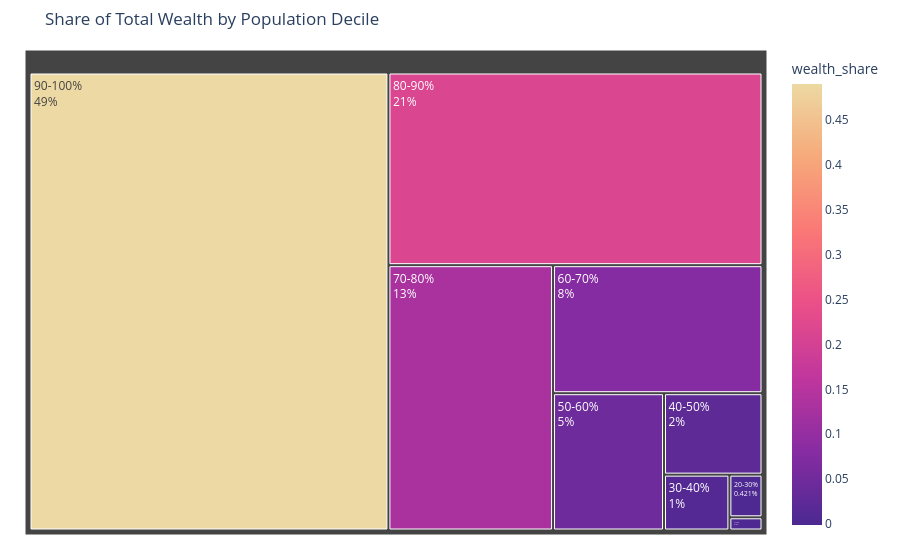

Notebook cell for this chart:
### Markdown cell above
But if we wish to amplify the impact of these insights visually, we can take a more graphical approach. This can, for instance be done using a so called *treemap plot*.

### Code cell
import plotly.express as px

# Aggregate wealth by decile
wealth_share_data = (
    wealth_df.groupby("decile", observed=False)["wealth"]
    .sum()
    .reset_index(name="wealth_sum")
)

# Convert to share of total wealth
wealth_share_data["wealth_share"] = (
    wealth_share_data["wealth_sum"] / wealth_share_data["wealth_sum"].sum()
)

wealth_share_data = wealth_share_data.rename(columns={
    "decile": "Percentile"
})

fig = px.treemap(
    wealth_share_data,
    path=["Percentile"],
    values="wealth_share",
    color="wealth_share",
    color_continuous_scale="Agsunset",
    title="Share of Total Wealth by Population Decile"
)

fig.update_traces(
    textinfo="label+percent entry",
    hovertemplate="<b>%{label}</b><br>Wealth share: %{value:.2%}<extra></extra>"
)

fig.update_layout(margin=dict(t=50, l=25, r=25, b=25))
fig

### Figure 1 — Plotly figure (JSON) as saved in the notebook; plotly's stock layout.template omitted (floating-point values rounded to 4 significant figures)
{"data": [{"branchvalues": "total", "customdata": [[-0.001056], [0.001305], [0.00421], [0.01089], [0.02392], [0.04543], [0.07997], [0.1302], [0.2149], [0.4902]], "domain": {"x": [0, 1], "y": [0, 1]}, "hovertemplate": "<b>%{label}</b><br>Wealth share: %{value:.2%}<extra></extra>", "ids": ["0-10%", "10-20%", "20-30%", "30-40%", "40-50%", "50-60%", "60-70%", "70-80%", "80-90%", "90-100%"], "labels": ["0-10%", "10-20%", "20-30%", "30-40%", "40-50%", "50-60%", "60-70%", "70-80%", "80-90%", "90-100%"], "marker": {"coloraxis": "coloraxis", "colors": [-0.001056, 0.001305, 0.00421, 0.01089, 0.02392, 0.04543, 0.07997, 0.1302, 0.2149, 0.4902]}, "name": "", "parents": ["", "", "", "", "", "", "", "", "", ""], "textinfo": "label+percent entry", "type": "treemap", "values": [-0.001056, 0.001305, 0.00421, 0.01089, 0.02392, 0.04543, 0.07997, 0.1302, 0.2149, 0.4902]}], "layout": {"coloraxis": {"colorbar": {"title": {"text": "wealth_share"}}, "colorscale": [[0, "rgb(75, 41, 145)"], [0.1667, "rgb(135, 44, 162)"], [0.3333, "rgb(192, 54, 157)"], [0.5, "rgb(234, 79, 136)"], [0.6667, "rgb(250, 120, 118)"], [0.8333, "rgb(246, 169, 122)"], [1, "rgb(237, 217, 163)"]]}, "legend": {"tracegroupgap": 0}, "margin": {"b": 25, "l": 25, "r": 25, "t": 50}, "title": {"text": "Share of Total Wealth by Population Decile"}}}
